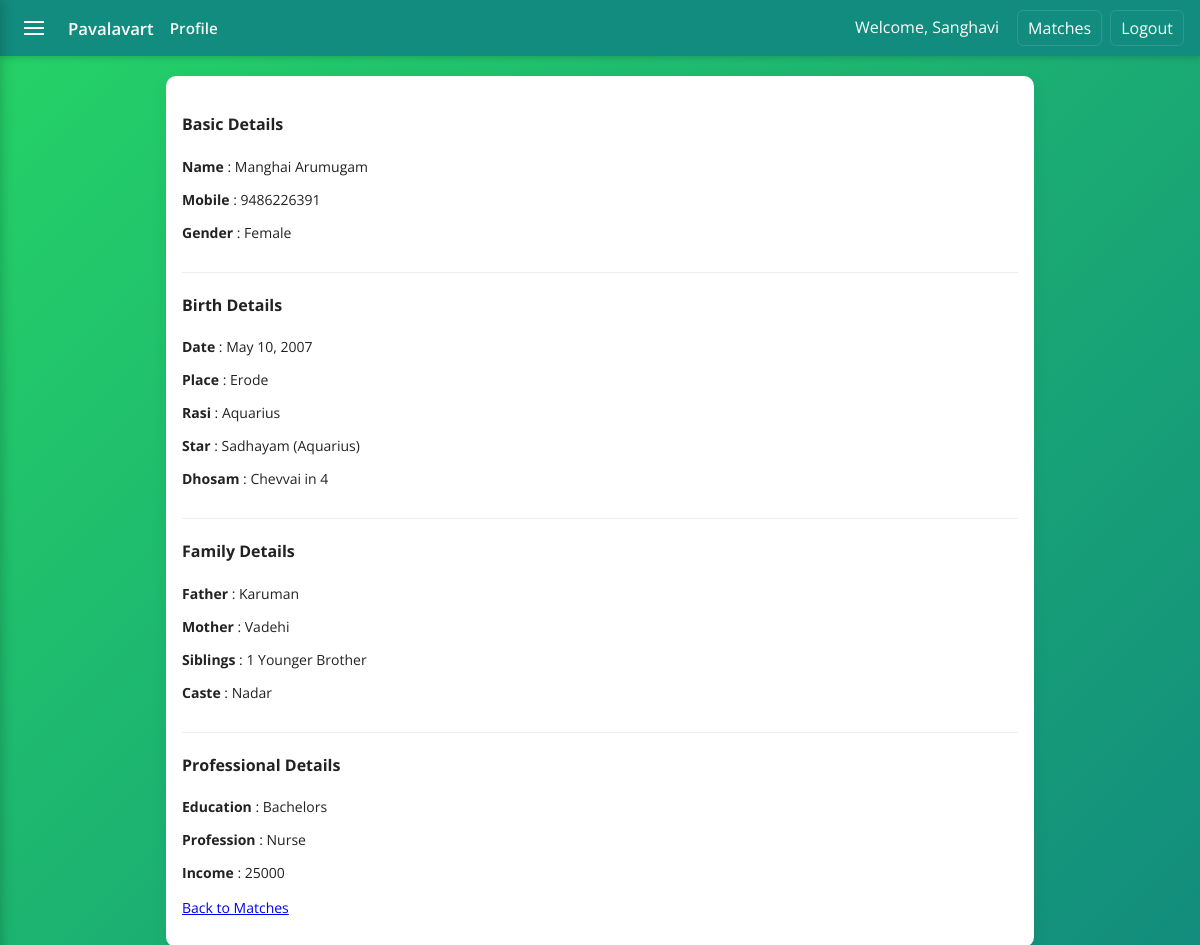
The page /profile/5/ (signed in) on the database its author committed.
### alliance/models.py (models this page shows, shortened)
class MemberProfile(models.Model):
    GENDER_CHOICES = [
        ('M', 'Male'),
        ('F', 'Female'),
        ('O', 'Other'),
    ]
    user = models.OneToOneField(User, on_delete=models.CASCADE, related_name='profile')
    mobile = models.CharField(max_length=15, unique=True)
    gender = models.CharField(max_length=1, choices=GENDER_CHOICES, default='O')
    created_at = models.DateTimeField(auto_now_add=True)

class BirthDetail(models.Model):
    profile = models.OneToOneField(MemberProfile, on_delete=models.CASCADE, related_name='birth_detail')
    date_of_birth = models.DateField(null=True, blank=True)
    time_of_birth = models.TimeField(null=True, blank=True)
    place_of_birth = models.CharField(max_length=200, blank=True)
    rasi = models.ForeignKey(Rasi, on_delete=models.SET_NULL, null=True, blank=True)
    star = models.ForeignKey(Star, on_delete=models.SET_NULL, null=True, blank=True)
    dhosam = models.ForeignKey(Dhosam, on_delete=models.SET_NULL, null=True, blank=True)

class Rasi(models.Model):
    rasi = models.CharField(max_length=50, unique=True)
    rasi_ta = models.CharField(max_length=50, blank=True, help_text='Tamil name')
    class Meta:
        verbose_name = 'Rasi'
        verbose_name_plural = 'Rasis'
    def __str__(self):
        return self.rasi

class Star(models.Model):
    rasi = models.ForeignKey(Rasi, on_delete=models.CASCADE, related_name='stars')
    star = models.CharField(max_length=50)
    star_ta = models.CharField(max_length=50, blank=True, help_text='Tamil name')
    class Meta:
        unique_together = (('rasi', 'star'),)
        verbose_name = 'Star'
        verbose_name_plural = 'Stars'
    def __str__(self):
        return f"{self.star} ({self.rasi.rasi})"

class Dhosam(models.Model):
    dhosam = models.CharField(max_length=50, unique=True)
    dhosam_ta = models.CharField(max_length=50, blank=True, help_text='Tamil name')
    class Meta:
        verbose_name = 'Dhosam'
        verbose_name_plural = 'Dhosams'
    def __str__(self):
        return self.dhosam

class FamilyDetail(models.Model):
    profile = models.OneToOneField(MemberProfile, on_delete=models.CASCADE, related_name='family_detail')
    father_name = models.CharField(max_length=200, blank=True)
    mother_name = models.CharField(max_length=200, blank=True)
    siblings = models.CharField(max_length=200, blank=True, help_text='Comma separated names or count')
    caste = models.ForeignKey(Caste, on_delete=models.SET_NULL, null=True, blank=True)
    koottam = models.ForeignKey(Koottam, on_delete=models.SET_NULL, null=True, blank=True)
    kula_deity = models.CharField(max_length=200, blank=True)

class Caste(models.Model):
    caste = models.CharField(max_length=100, unique=True)
    caste_ta = models.CharField(max_length=100, blank=True, help_text='Tamil name')
    class Meta:
        verbose_name = 'Caste'
        verbose_name_plural = 'Castes'
    def __str__(self):
        return self.caste

class ProfessionalDetail(models.Model):
    profile = models.OneToOneField(MemberProfile, on_delete=models.CASCADE, related_name='professional_detail')
    education = models.ForeignKey(Education, on_delete=models.SET_NULL, null=True, blank=True)
    profession = models.ForeignKey(Profession, on_delete=models.SET_NULL, null=True, blank=True)
    monthly_income = models.IntegerField(
        null=True,
        blank=True,
        validators=[MinValueValidator(1000), MaxValueValidator(9999999)],
        help_text='Enter monthly income (min 4 digits, max 7 digits)'
    )

class Education(models.Model):
    education = models.CharField(max_length=100, unique=True)
    education_ta = models.CharField(max_length=100, blank=True, help_text='Tamil name')
    class Meta:
        verbose_name = 'Education'
        verbose_name_plural = 'Educations'
    def __str__(self):
        return self.education

class Profession(models.Model):
    profession = models.CharField(max_length=100, unique=True)
    profession_ta = models.CharField(max_length=100, blank=True, help_text='Tamil name')
    class Meta:
        verbose_name = 'Profession'
        verbose_name_plural = 'Professions'
    def __str__(self):
        return self.profession

### alliance/views.py (the view)
# urls.py: path('profile/<int:pk>/', views.profile_detail, name='profile_detail'),
@login_required
def profile_detail(request, pk):
    profile = get_object_or_404(MemberProfile, pk=pk)
    return render(request, 'main/profile_detail.html', {'profile': profile})

### alliance/templates/main/profile_detail.html (shortened to what this page needs)
{% extends 'main/base.html' %}
{% block page_title %}Profile{% endblock %}
{% block content %}
<div class="card" style="width:100%">
    {% if profile %}
        <div class="profile-main-card" style="width:100%">
            <section style="padding-bottom:1rem; border-bottom:1px solid #eee; margin-bottom:1rem">
                <h4>Basic Details</h4>
                <p style="font-size:14px;"><strong>Name</strong> <span class="value">: {{ profile.user.first_name }} {{ profile.user.last_name }}</span></p>
                <p style="font-size:14px;"><strong>Mobile</strong> <span class="value">: {{ profile.mobile }}</span></p>
                <p style="font-size:14px;"><strong>Gender</strong> <span class="value">: {{ profile.get_gender_display }}</span></p>
            </section>
            <section style="padding-bottom:1rem; border-bottom:1px solid #eee; margin-bottom:1rem">
                <h4>Birth Details</h4>
                {% if profile.birth_detail %}
                    <p style="font-size:14px;"><strong>Date</strong> <span class="value">: {{ profile.birth_detail.date_of_birth }}</span></p>
                    <p style="font-size:14px;"><strong>Place</strong> <span class="value">: {{ profile.birth_detail.place_of_birth }}</span></p>
                    <p style="font-size:14px;"><strong>Rasi</strong> <span class="value">: {{ profile.birth_detail.rasi }}</span></p>
                    <p style="font-size:14px;"><strong>Star</strong> <span class="value">: {{ profile.birth_detail.star }}</span></p>
                    <p style="font-size:14px;"><strong>Dhosam</strong> <span class="value">: {{ profile.birth_detail.dhosam }}</span></p>
                {% else %}
                    <p><em>Birth details not added yet</em></p>
                {% endif %}
            </section>
            <section style="padding-bottom:1rem; border-bottom:1px solid #eee; margin-bottom:1rem">
                <h4>Family Details</h4>
                {% if profile.family_detail %}
                    <p style="font-size:14px;"><strong>Father</strong> <span class="value">: {{ profile.family_detail.father_name }}</span></p>
                    <p style="font-size:14px;"><strong>Mother</strong> <span class="value">: {{ profile.family_detail.mother_name }}</span></p>
                    <p style="font-size:14px;"><strong>Siblings</strong> <span class="value">: {{ profile.family_detail.siblings }}</span></p>
                    <p style="font-size:14px;"><strong>Caste</strong> <span class="value">: {{ profile.family_detail.caste }}</span></p>
                {% else %}
                    <p><em>Family details not added yet</em></p>
                {% endif %}
            </section>
            <section>
                <h4>Professional Details</h4>
                {% if profile.professional_detail %}
                    <p style="font-size:14px;"><strong>Education</strong> <span class="value">: {{ profile.professional_detail.education }}</span></p>
                    <p style="font-size:14px;"><strong>Profession</strong> <span class="value">: {{ profile.professional_detail.profession }}</span></p>
                    <p style="font-size:14px;"><strong>Income</strong> <span class="value">: {{ profile.professional_detail.monthly_income }}</span></p>
                {% else %}
                    <p><em>Professional details not added yet</em></p>
                {% endif %}
            </section>
        </div>
        <p style="margin-top:1rem;font-size:14px;"><a href="{% url 'matches' %}">Back to Matches</a></p>
    {% else %}
        <p>No profile found.</p>
    {% endif %}
</div>
{% endblock %}

### alliance/templates/main/base.html (shortened to what this page needs)
<!DOCTYPE html>
<html lang="en">
<head>
</head>
<body>
    <header class="app-bar">
        <div class="left">
            {% if request.user.is_authenticated %}
                <button id="hamburgerBtn" class="hamburger" aria-label="Open menu">
                    <span class="bar"></span>
                </button>
            {% endif %}
            <a href="{% url 'home' %}" class="app-title" style="color:#fff; text-decoration:none">Pavalavart</a>
            <div class="page-title">{% block page_title %}{% endblock %}</div>
        </div>
        <nav class="nav-links">
            {% if request.user.is_authenticated %}
                <span style="display:inline-block; padding:6px 10px">Welcome, {{ request.user.first_name }}</span>
                <a href="{% url 'matches' %}">Matches</a>
                <a href="{% url 'logout' %}">Logout</a>
            {% else %}
                <a href="{% url 'login' %}">Login</a>
                <a href="{% url 'register' %}">Register</a>
            {% endif %}
        </nav>
    </header>
    <main class="container">
        {% block content %}{% endblock %}
    </main>
</body>
</html>

### alliance/templates/main/base.html (style rules this page uses)
html { box-sizing: border-box; }
*, *:before, *:after { box-sizing: inherit; }
body { margin:0; font-family: 'Open Sans', Arial, sans-serif; background: linear-gradient(135deg,#25d366 0%,#128c7e 100%); min-height:100vh; color:#222 }
.app-bar { background: #128c7e; color: #fff; height:56px; display:flex; align-items:center; justify-content:space-between; padding:0 1rem; box-shadow: 0 2px 6px rgba(0,0,0,0.15); }
.app-bar .left { display:flex; align-items:center; gap:1rem }
.app-title { font-weight:600; font-size:1.05rem }
.page-title { font-weight:600; font-size:0.95rem; opacity:0.95 }
.nav-links { display:flex; gap:0.5rem }
.nav-links a { color:#fff; text-decoration:none; padding:6px 10px; border-radius:6px; border:1px solid rgba(255,255,255,0.12) }
.container { max-width:900px; margin:1.25rem auto; padding:0 1rem }
.card { background:#fff; border-radius:10px; padding:1rem; box-shadow:0 6px 18px rgba(0,0,0,0.06) }
.hamburger { width:36px; height:36px; display:flex; align-items:center; justify-content:center; cursor:pointer; border-radius:6px; background:transparent; border:none; color:#fff }
.hamburger .bar { width:20px; height:2px; background:#fff; display:block; position:relative }
.hamburger .bar:before, .hamburger .bar:after { content:''; position:absolute; left:0; right:0; height:2px; background:#fff }
.hamburger .bar:before { top:-6px }
.hamburger .bar:after { top:6px }

### rows shown on the page
MemberProfile: user.first_name "Manghai", user.last_name "Arumugam", mobile "9486226391", gender "Female", birth_detail.date_of_birth "May 10, 2007", birth_detail.place_of_birth "Erode", birth_detail.rasi "Aquarius", birth_detail.star "Sadhayam (Aquarius)", birth_detail.dhosam "Chevvai in 4", family_detail.father_name "Karuman", family_detail.mother_name "Vadehi", family_detail.siblings "1 Younger Brother", family_detail.caste "Nadar", professional_detail.education "Bachelors", professional_detail.profession "Nurse", professional_detail.monthly_income "25000"

### other values the page prints
{{ request.user.first_name }} "Sanghavi"
